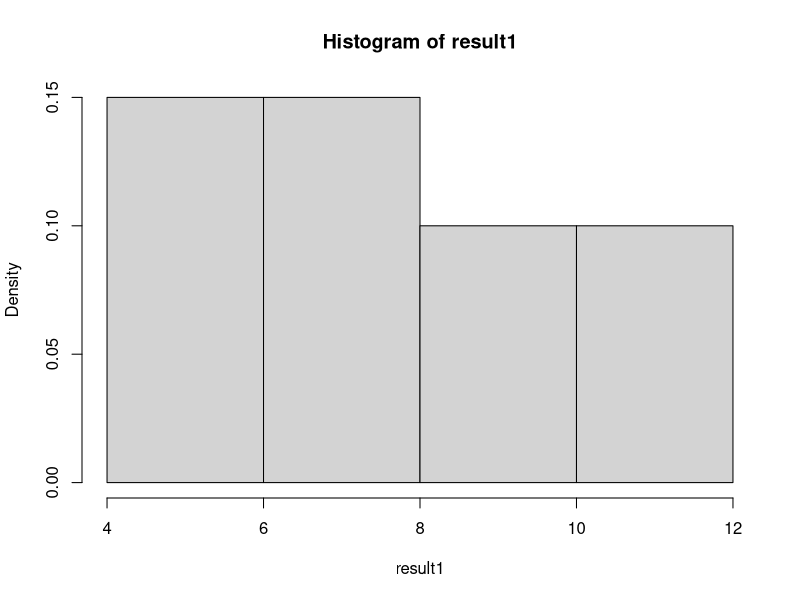
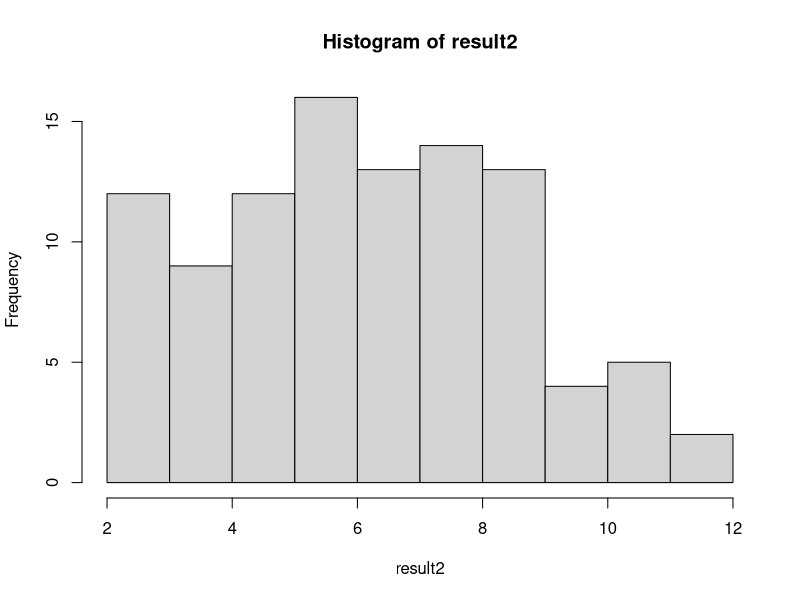
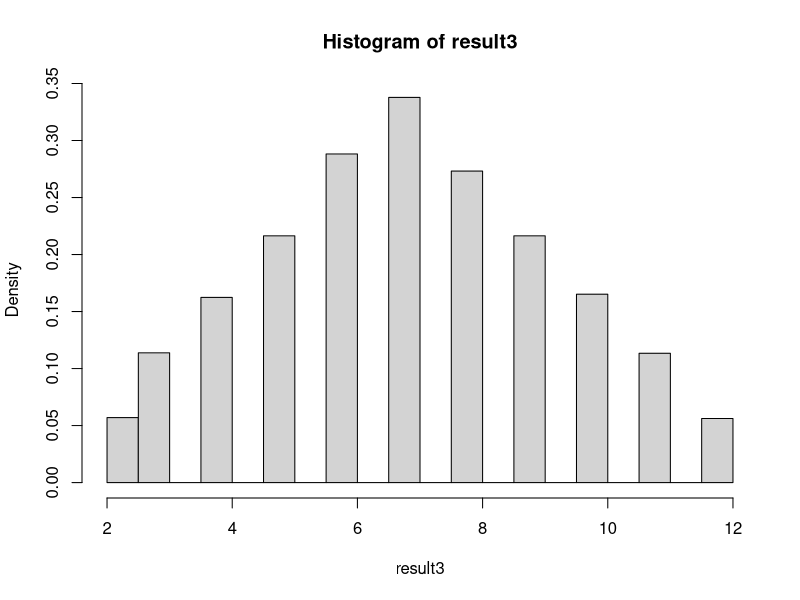
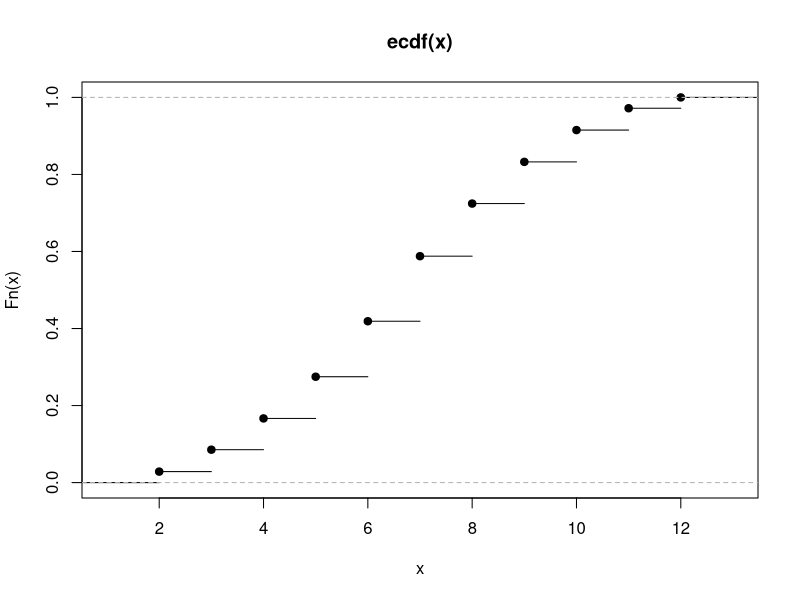
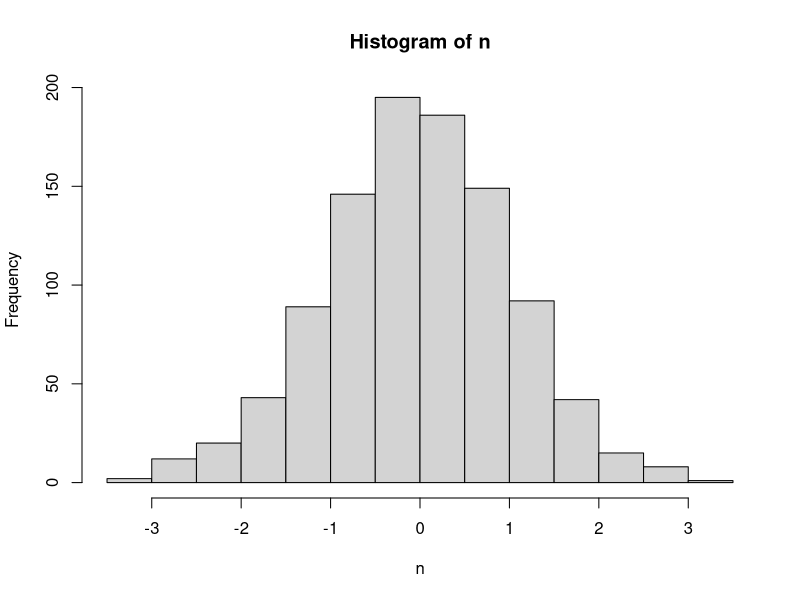
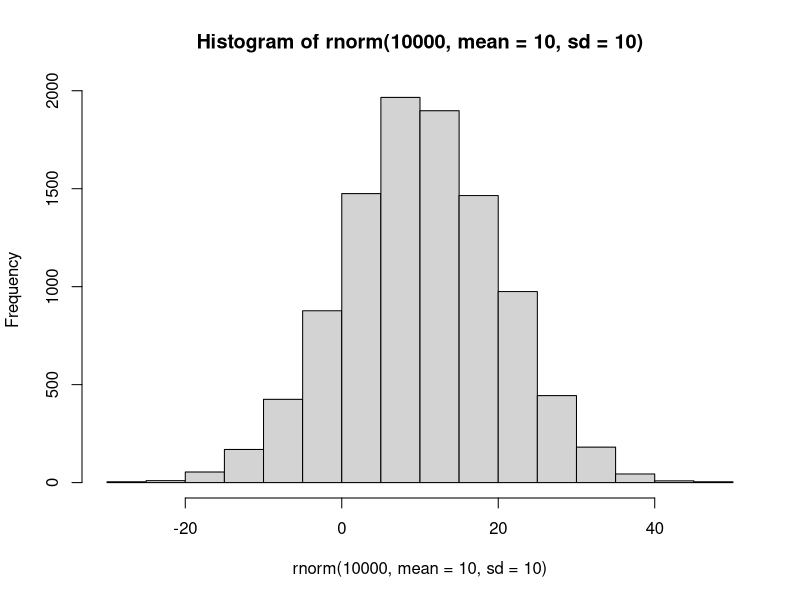
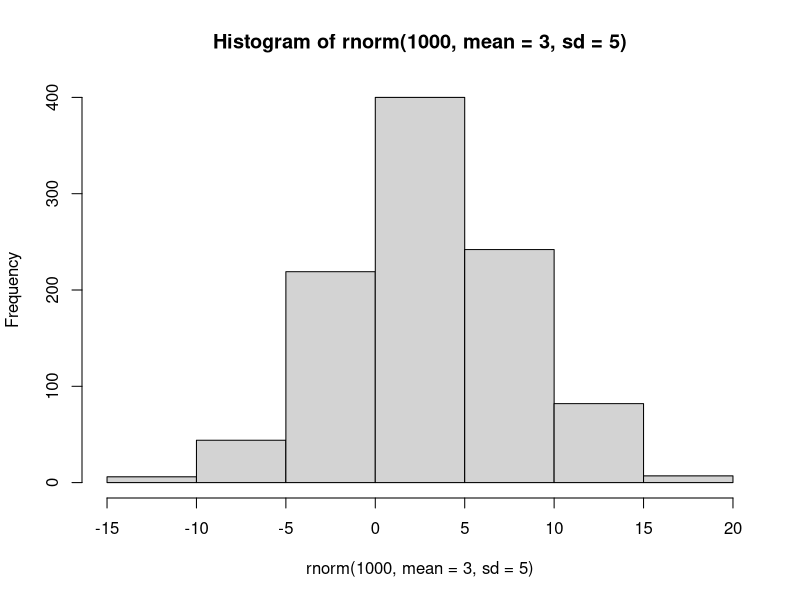

The R script that drew these images, in order:
# two dice of sum experiments
     
x1 <- sample(1:6, 10, replace = T)
y1 <- sample(1:6, 10, replace = T)   

 
result1 <- x1+y1

hist(result1,freq=F)


x2 <- sample(1:6, 100, replace = T)
y2 <- sample(1:6, 100, replace = T)   


result2 <- x2+y2

hist(result2)

x3 <- sample(1:6, 10000, replace = T)
y3 <- sample(1:6, 10000, replace = T)   


result3 <- x3+y3

hist(result3, freq=F)



#plot cdf
plot.ecdf(result3)


#create and plot normal dist
n <- rnorm(1000)
hist(n)
hist(rnorm(10000,mean=10, sd=10))

#
n <- 100
mean_h <- 70
sd_h <- 3.3
mike_h <- 5.7
jim_h <- 6.4

pnorm(1, mean=3, sd=5)
pn<-pnorm(-.8944)
find_v <- 1-pn
hist(rnorm(1000, mean=3,sd=5))

